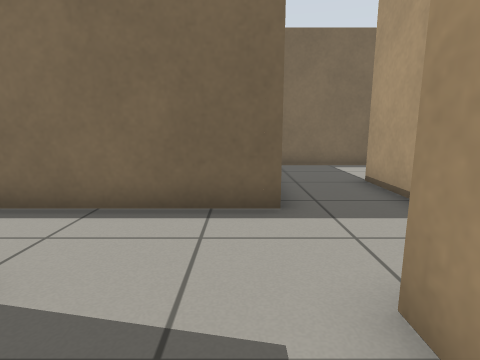
view 1 (above)

13 first-person views from a walk through a robot-simulator world made for Gazebo. The camera is 0.69 m above the floor, tilts 10° down and sees 80° across. The floor is counted in squares, 0.5 m on a side. Each view is taken from the middle of a square. On the plan, view 1 faces up. The plan holds only what a view shows up to about 14 squares ahead; the rest is blank.

view 2
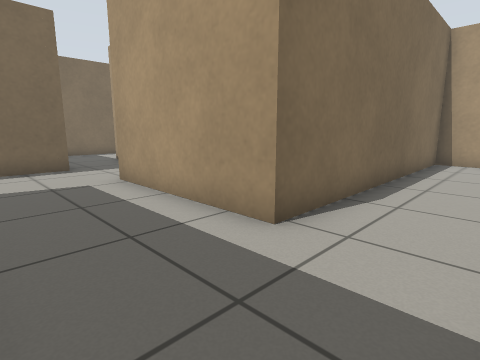

view 3
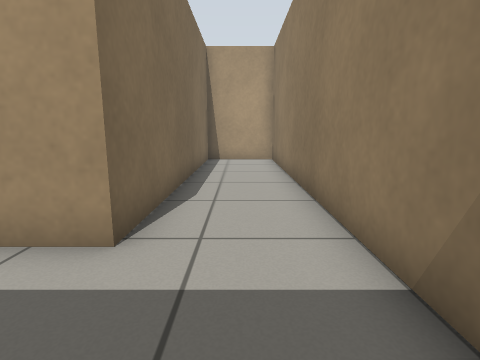

view 4
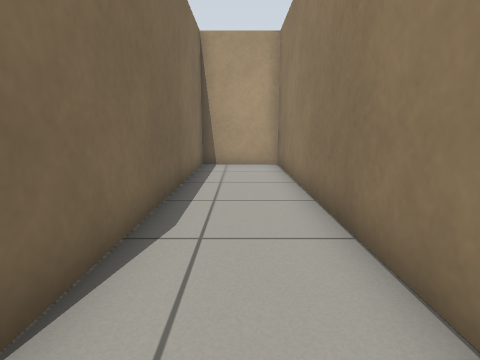

view 5
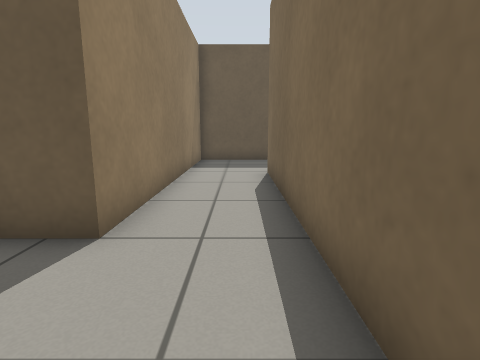

view 6
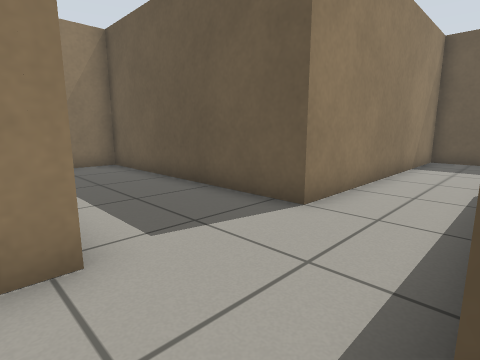

view 7
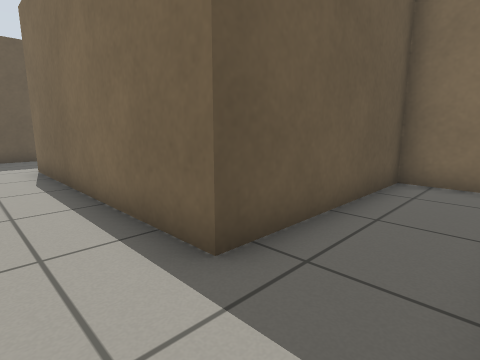

view 8
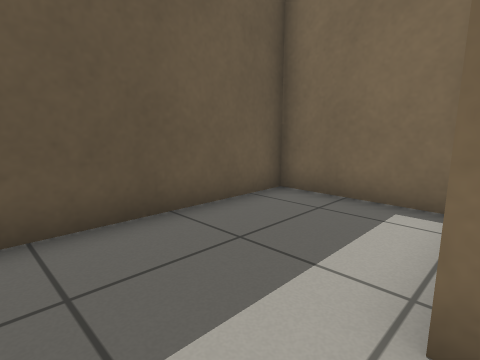

view 9
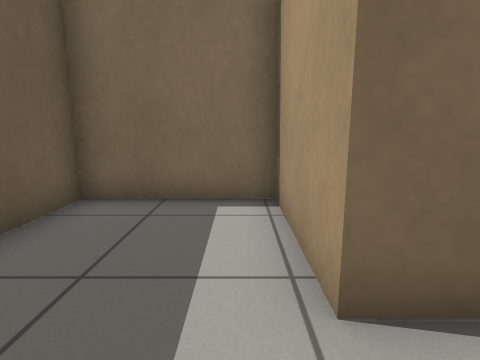

view 10
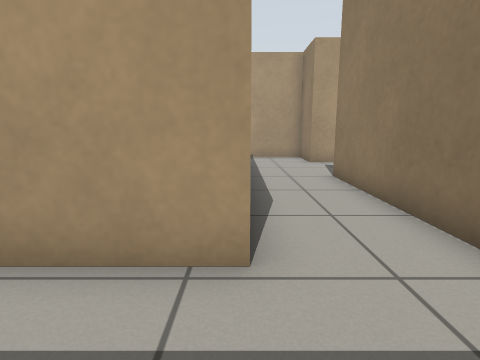

view 11
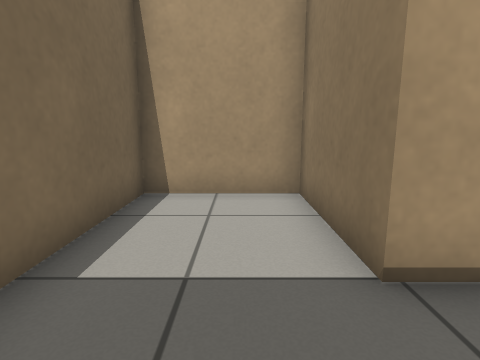

view 12
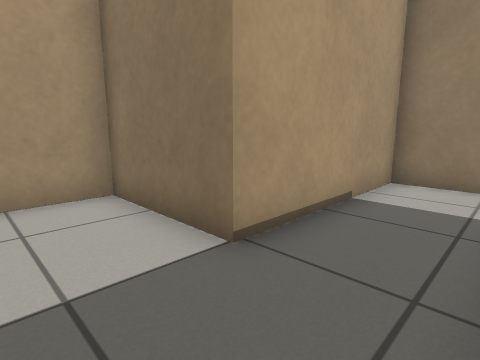

view 13
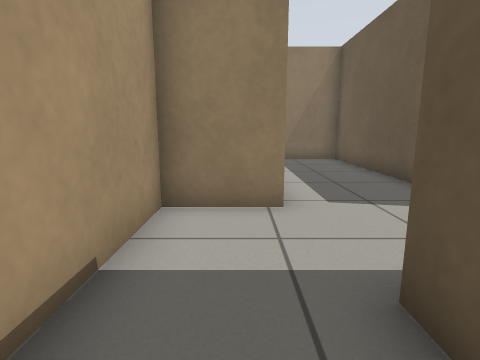

### Floor plan
Points are (right, up) in squares from view 1. A wall is a line through its corners. A room is listed if a view was taken in it or the views show most of it. See-through windows are left out.
Room 1 (views 1, 2, 3, 4, 8, 9, 10)
walls: (0.7, 4.9) (-8.3, 4.9) (-8.3, 8.6) (-12.2, 8.6) (-12.2, 2.2) (-2.5, 2.2) (-2.5, -6.5) (11.4, -6.5) (11.4, -3.5) (1.2, -3.5) (1.2, 2)
ways out: opening at (0, 3.5) to room 2
Room 2 (views 5, 6, 7, 11, 12, 13)
walls: (1.2, 2) (3.4, 2) (3.4, 7.7) (7.1, 7.7) (7.1, 11.1) (0.7, 11.1) (0.7, 4.9)
ways out: opening at (0, 3.5) to room 1

Where each view was taken, in squares from view 1:
view 1: 0 up, 0 right, facing up
view 2: 6 down, 2 left, facing up-right
view 3: 5 down, 2 left, facing right
view 4: 5 down, 0 right, facing right
view 5: 4 up, 1 right, facing left
view 6: 5 up, 2 right, facing down-left
view 7: 3 up, 3 right, facing up-left
view 8: 3 up, 8 left, facing up-left
view 9: 3 up, 9 left, facing up
view 10: 5 up, 11 left, facing right
view 11: 9 up, 1 right, facing right
view 12: 10 up, 1 right, facing down-right
view 13: 7 up, 2 right, facing down
